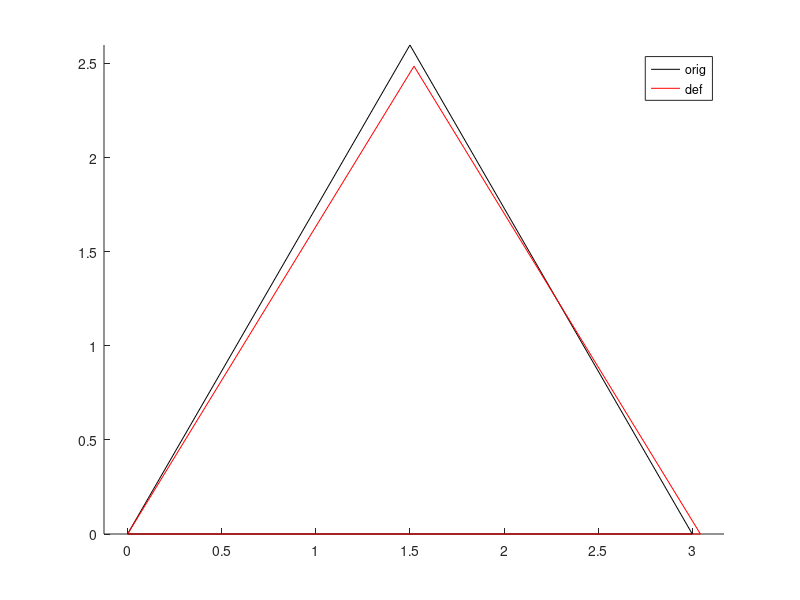

Here is the MATLAB script that generated this plot:
clc
clear

E = 200e9;
A = 100e-6;
P = 10e3;

coord = [0 0;
         3 0;
         1.5 2.598];

elem = [1 2;
        1 3;
        2 3];

nn = size(coord,1);
ne = size(elem,1);
ndof = 2*nn;

K = zeros(ndof);

for e = 1:ne
    i = elem(e,1);
    j = elem(e,2);
    xi = coord(i,1); yi = coord(i,2);
    xj = coord(j,1); yj = coord(j,2);
    L = sqrt((xj-xi)^2+(yj-yi)^2);
    c = (xj-xi)/L;
    s = (yj-yi)/L;
    k = (E*A/L)*[ c^2   c*s  -c^2  -c*s;
                  c*s   s^2  -c*s  -s^2;
                 -c^2  -c*s   c^2   c*s;
                 -c*s  -s^2   c*s   s^2];
    dof = [2*i-1 2*i 2*j-1 2*j];
    K(dof,dof) = K(dof,dof) + k;
end

F = zeros(ndof,1);
F(6) = -P;

fix = [1 2 4];
all = 1:ndof;
free = setdiff(all,fix);

u = zeros(ndof,1);
Kff = K(free,free);
Ff = F(free);
u(free) = Kff\Ff;

R = K*u - F;

N = zeros(ne,1);
for e = 1:ne
    i = elem(e,1);
    j = elem(e,2);
    xi = coord(i,1); yi = coord(i,2);
    xj = coord(j,1); yj = coord(j,2);
    L = sqrt((xj-xi)^2+(yj-yi)^2);
    c = (xj-xi)/L;
    s = (yj-yi)/L;
    T = [c s 0 0;
         0 0 c s];
    dof = [2*i-1 2*i 2*j-1 2*j];
    ue = T*u(dof);
    N(e) = E*A/L*(ue(2)-ue(1));
end

NkN = N/1000

state = cell(ne,1);
for e = 1:ne
    if N(e) > 0
        state{e} = 'Tension';
    elseif N(e) < 0
        state{e} = 'Compression';
    else
        state{e} = 'Zero';
    end
end
state

scale = 100;
ud = reshape(u,2,nn)';
coord_def = coord + scale*ud;

figure
hold on
axis equal
for e = 1:ne
    i = elem(e,1);
    j = elem(e,2);
    plot(coord([i j],1),coord([i j],2),'k-');
    plot(coord_def([i j],1),coord_def([i j],2),'r-');
end
legend('orig','def')
